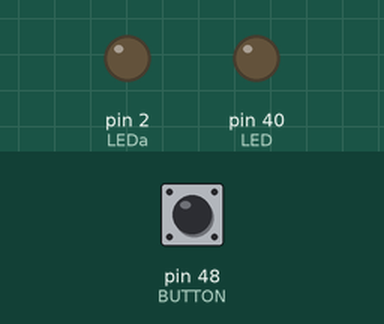
The sketch below on a simulated Arduino Mega 2560, built with avr-gcc and run on an emulated ATmega2560. Parts: output pins drawn as LEDs (lit = HIGH). The test bench sets the inputs (shaded band); at power-on: pin 48 (BUTTON) LOW.

Above: at 1.2 s.
1.3 s: pin 48 (BUTTON) pulled HIGH for 0.15 s
At 2.0 s:
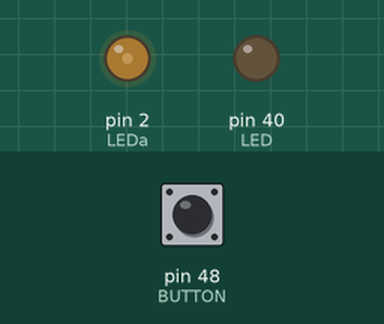
2.9 s: pin 48 (BUTTON) pulled HIGH for 1 s
At 3.2 s:
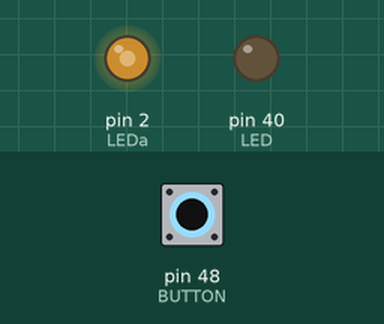
5.4 s: pin 48 (BUTTON) pulled HIGH for 0.15 s
At 6.3 s:
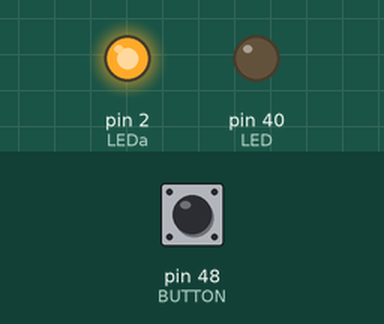
Timing chart, 0 to 8.4 s (numbered marks = the images above; inputs shaded):
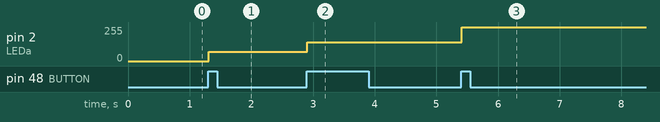

The sketch:

homework03_03.ino
```cpp
#define LEDa 2 // analog out
#define LED 40 // the pin for the LED
#define BUTTON 48 // input pin of the pushbutton
#define MAX_COUNT 4
int val = 0; // stores the state of the input pin
int old_val = 0; // stores the previous value of "val"
int state = 0;
int brightness = 0; // Stores the brightness value
int period = 0;
void setup() {
  pinMode(LEDa, OUTPUT); // tell Arduino LED is an output
  pinMode(LED, OUTPUT); // tell Arduino LED is an output
  pinMode(BUTTON, INPUT); // and BUTTON is an input }
}
void ledOn(int duty){
  float tmp = (float)period * (float)duty / (float)100;
  if( tmp == 0 ){
    digitalWrite(LED, LOW);
  }
  else {
    digitalWrite(LED, HIGH);
    delayMicroseconds((int)tmp);
    digitalWrite(LED, LOW);
    delayMicroseconds(period - (int)tmp);
    }
}
void loop() {
  val = digitalRead(BUTTON); // read input value and store it yum, fresh check if there was a transition
  if ((val == HIGH) && (old_val == LOW)) {
    state++;
    if( state >= MAX_COUNT )
      state = 0;
      delay(10);
  }
  old_val = val;
  if( state == 0 ){
    ledOn(0);
    brightness = 0;
  } else if( state == 1 )
  {
    ledOn(5);
    brightness = 70;
  } else if( state == 2 ){
    ledOn(25);
    brightness = 140;
  } else if( state == 3 ){
    ledOn(50);
    brightness = 255;   }
   analogWrite(LEDa,brightness);
}
```

Measured:
- after the input at 1.3 s, pin 2 (LEDa): 0/255 → 70/255 at once
- after the input at 2.9 s, pin 2 (LEDa): 70/255 → 140/255 at once
- after the input at 5.4 s, pin 2 (LEDa): 140/255 → 255/255 at once
